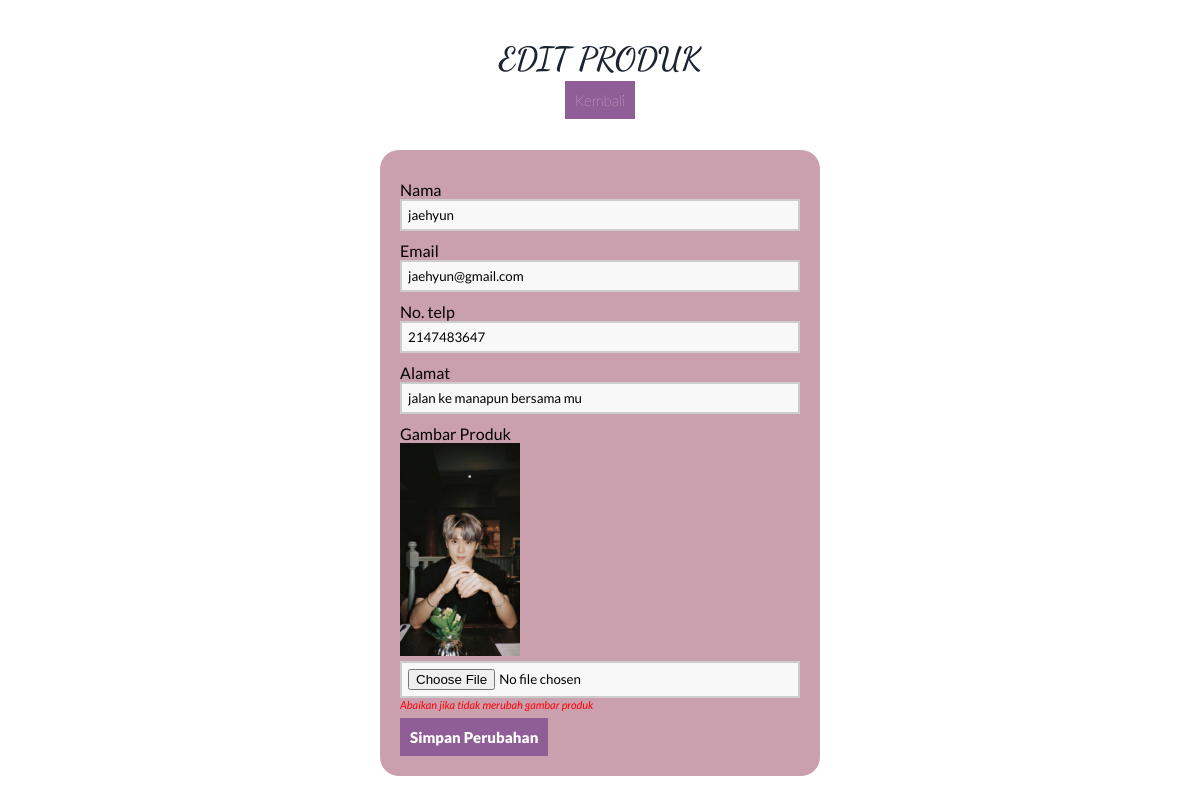
The page /home/crud/edit_produk.php?id=17 on the database its author committed.
### tables this page shows
CREATE TABLE `message` (
  `id` int(50) NOT NULL,
  `nama` varchar(50) NOT NULL,
  `email` varchar(50) NOT NULL,
  `notelp` int(30) NOT NULL,
  `pesan` varchar(255) NOT NULL,
  `gambar_produk` varchar(255) NOT NULL
);

### home/crud/edit_produk.php (the view, shortened to what this page needs)
<?php
include 'koneksi.php';
  if (isset($_GET['id'])) {
    $id = ($_GET["id"]);
    $query = "SELECT * FROM message WHERE id='$id'";
    $result = mysqli_query($koneksi, $query);
    $data = mysqli_fetch_assoc($result);
  } else {
    echo "<script>alert('Masukkan data id.');window.location='index.php';</script>";
  }
  ?>
<!DOCTYPE html>
<html>
<head>
    <link rel="stylesheet" href="https://cdnjs.cloudflare.com/ajax/libs/font-awesome/6.2.0/css/all.min.css"
 />
    <link rel="stylesheet" href="style1.css">
</head>
<body>
    <div class="center">
        <h1>Edit Produk</h1>
        <div class="link">
            <a href="index.php">Kembali</a>
        </div>
    </div>
    <form method="POST" action="proses_edit.php" enctype="multipart/form-data">
        <section class="base">
            <div>
                <label>Nama</label>
                <input type="text" name="nama" value="<?php echo $data['nama']; ?>" autofocus="" required="" />
            </div>
            <div>
                <label>Email</label>
                <input type="text" name="email" value="<?php echo $data['email']; ?>" />
            </div>
            <div>
                <label>No. telp</label>
                <input type="text" name="notelp" required="" value="<?php echo $data['notelp']; ?>" />
            </div>
            <div>
                <label>Alamat</label>
                <input type="text" name="pesan" required="" value="<?php echo $data['pesan']; ?>" />
            </div>
            <div>
                <label>Gambar Produk</label>
                <img src="img/<?php echo $data['gambar_produk']; ?>"
                    style="width: 120px;float: left;margin-bottom: 5px;">
                <input type="file" name="gambar_produk" />
                <i style="float: left;font-size: 11px;color: red">Abaikan jika tidak merubah gambar produk</i>
            </div>
            <div>
                <button type="submit">Simpan Perubahan</button>
            </div>
        </section>
    </form>
</body>
</html>

### home/crud/style1.css (style rules this page uses)
* { margin: 0; padding: 0; font-family: 'Lato', sans-serif; }
body { width: 100%; height: 100vh; background: url(img/download.png); background-position: center; background-size: cover; }
.center { text-align: center; padding: 40px 0; }
.center h1 { padding-bottom: 12px; font-family: 'Dancing Script', cursive; }
.center .link a { text-align: center; background-color: #905E96; color: #fff; padding: 10px; text-decoration: none; font-size: 15px; }
h1 { text-transform: uppercase; color: #1B2430; }
a { color: #fff; padding: 10px; text-decoration: none; font-size: 10px; font-weight: 200; }
button { display: flex; justify-content: center; background-color: #905E96; color: #fff; padding: 10px; text-decoration: none; font-size: 15px; border: 0px; margin-top: 20px; font-weight: 800; cursor: pointer; }
label { margin-top: 10px; float: left; text-align: left; width: 100%; }
input { padding: 6px; width: 100%; box-sizing: border-box; background: #f8f8f8; border: 2px solid #ccc; outline-color: #905E96; }
div { width: 100%; height: auto; }
.base { border-radius: 20px; border: solid 1px white; width: 400px; height: auto; padding: 20px; margin-left: auto; margin-right: auto; background: #CBA0AE; }
form { display: flex; justify-content: center; align-items: center; }

### rows shown on the page
message: nama "jaehyun", email "jaehyun@gmail.com", notelp "2147483647", pesan "jalan ke manapun bersama mu", gambar_produk (picture)
